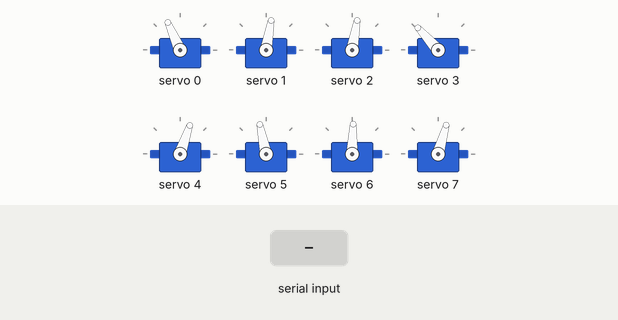
Recording of a sketch running on a simulated ESP32. On the bench: 8 × servo. The test bench sets the inputs (shaded band). What the sketch prints to the serial monitor is not drawn.

Above: at 12.2 s.
12.3 s: "2" received over Serial
At 12.77 s:
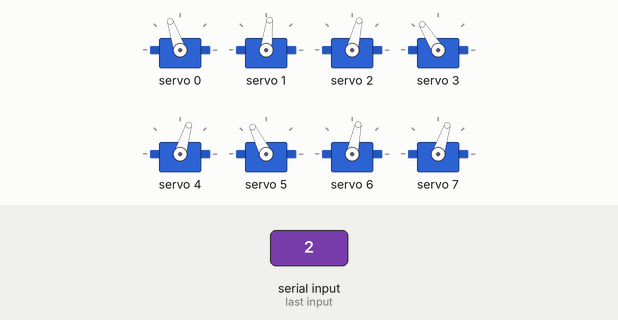
At 13.19 s:
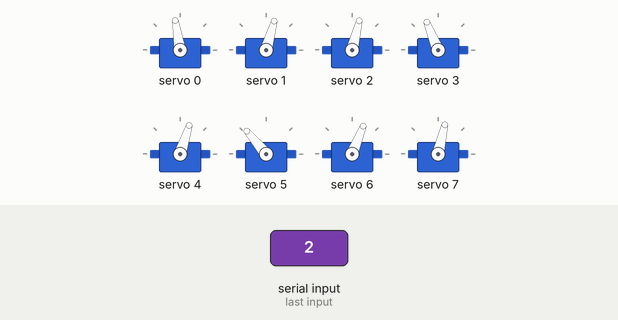
15.3 s: "1" received over Serial
18.3 s: "0" received over Serial
At 18.3 s:
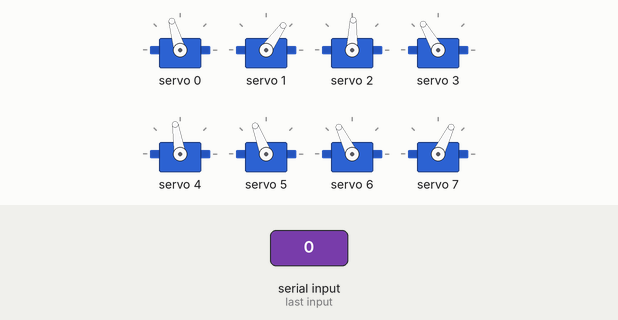
Timing chart, 0 to 21.3 s (numbered marks = the images above; inputs shaded):
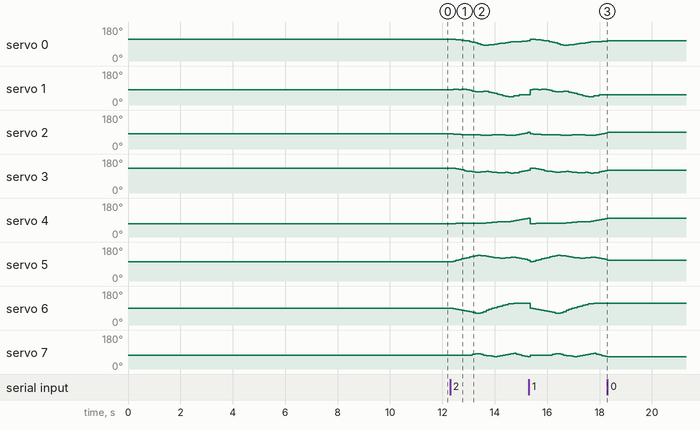

The sketch:

3D_SS_31.ino
```cpp
// HOW TO:
// ------------------------------
// Serial input = 2 -> Steps through gait sequence once and stops at the end.
// Serial input = 1 -> Steps through gait sequence in a loop.
// Serial input = 0 -> Stops infinite loop at the node where it is at that moment

//Gait template
#include <Wire.h>
#include <Adafruit_PWMServoDriver.h>

Adafruit_PWMServoDriver pca9685 = Adafruit_PWMServoDriver();

#define SERVO_FREQ 300
#define SER0 0 //Hip 1
#define SER1 1 //Knee 1
#define SER2 2 //Hip 2
#define SER3 3 //Knee 2
#define SER4 4 //Hip 3
#define SER5 5 //Knee 3
#define SER6 6 //Hip 4
#define SER7 7 //Knee 4


// Insert servo angles here:
// For 3D gaits, these angles are obtained from linearisation.py
// For 2D gaits, these angles are obtained from 2D_trajectory_reader.py
float SS_servo0[] = {-0.51171401, -0.49993748, -0.47026327, -0.44096888, -0.38808686, -0.34624653, -0.3070126 , -0.23088439, -0.13595798, -0.05817479,  0.04621614,  0.16362595,  0.24589119,  0.25747467,  0.20784978,  0.16711634,  0.12219967,  0.07533078,  0.0273456 , -0.02287987, -0.07339243, -0.12692253, -0.17858024, -0.21310471, -0.23049041, -0.2436698 , -0.25631732, -0.27291926, -0.30633458, -0.34531976, -0.37760393, -0.40913472, -0.4519298 , -0.48734177, -0.51238617, -0.52457266, -0.51846743, -0.51358055, -0.51059049, -0.51420725, -0.52272302, -0.52376686, -0.51976746, -0.51226402};
float SS_servo1[] = {0.17681871, 0.11460583, 0.09170655, 0.13116924, 0.10831753, 0.09374044, 0.154486  , 0.23660993, 0.32806931, 0.41010372, 0.44212866, 0.39706951, 0.35607909, 0.36033417, 0.46371112, 0.54743088, 0.63617836, 0.72524182, 0.81397774, 0.9019839 , 0.98201166, 1.03605664, 1.02317177, 0.97132136, 0.89768239, 0.840446  , 0.79632531, 0.76922017, 0.77283385, 0.77760873, 0.76562201, 0.74610745, 0.76399392, 0.79027263, 0.80386495, 0.79135013, 0.71032046, 0.62525281, 0.54511585, 0.48036843, 0.42976493, 0.36994427, 0.30097453, 0.21639757};
float SS_servo2[] = {-0.35076251, -0.38591963, -0.41315662, -0.42925029, -0.43738371, -0.44071693, -0.44142061, -0.44553188, -0.44752448, -0.45619665, -0.47291364, -0.4927327 , -0.51094557, -0.52420364, -0.49862455, -0.46983607, -0.45558107, -0.44725575, -0.45891991, -0.48499302, -0.51056488, -0.51308705, -0.52744127, -0.51456898, -0.46849032, -0.40211896, -0.32332215, -0.24711927, -0.16536702, -0.09215053, -0.01590923,  0.06132111,  0.14200473,  0.21868547,  0.26810438,  0.26427062,  0.1827378 ,  0.10361304,  0.02726716, -0.04730158, -0.12087813, -0.19416797, -0.26049209, -0.31989334};
float SS_servo3[] = {0.86828151, 0.86082244, 0.79473108, 0.71762425, 0.6339075 , 0.54923772, 0.47503262, 0.41961528, 0.37030268, 0.33231797, 0.32921484, 0.367766  , 0.41288029, 0.45416173, 0.4050976 , 0.34424659, 0.30423845, 0.27035358, 0.27109809, 0.29373983, 0.30561456, 0.2507651 , 0.19793656, 0.22219394, 0.29588024, 0.37171256, 0.45222202, 0.54562486, 0.56003521, 0.52317705, 0.47974466, 0.41919337, 0.36473352, 0.2967786 , 0.22667908, 0.20273331, 0.29347754, 0.38320708, 0.46956309, 0.55527611, 0.64118237, 0.7262366 , 0.79446293, 0.84236912};
float SS_servo4[] = { 5.25261413e-01,  5.24424733e-01,  5.18975641e-01,  5.11270000e-01,  5.05472395e-01,  5.00579916e-01,  5.00341582e-01,  5.06384747e-01,  5.16290005e-01,  5.23134099e-01,  5.20004143e-01,  5.07315098e-01,  4.84188809e-01,  4.51541954e-01,  4.30313390e-01,  3.99537195e-01,  3.74092862e-01,  3.47234014e-01,  3.21503999e-01,  3.03114171e-01,  3.00525536e-01,  2.96632885e-01,  2.54669464e-01,  2.14813734e-01,  1.41636923e-01,  6.79551109e-02,  5.04151387e-04, -6.52289414e-02, -1.34789526e-01, -2.10272703e-01, -2.88127349e-01, -3.71251152e-01, -4.04765934e-01, -3.36333433e-01, -2.11979862e-01, -6.04039604e-02,  3.69624575e-02,  1.20890593e-01,  1.98152430e-01,  2.62364256e-01,  3.34999559e-01,  4.19307773e-01,  4.89869708e-01,  5.20573847e-01};
float SS_servo5[] = {-0.37731848, -0.44153553, -0.54536577, -0.6350439 , -0.72326036, -0.81107334, -0.8962354 , -0.97869678, -1.058515  , -1.13677747, -1.1771854 , -1.15748051, -1.10881525, -1.03530566, -0.99351051, -0.93670684, -0.89588232, -0.85678762, -0.82337737, -0.81093928, -0.83946363, -0.8903663 , -0.91219459, -0.94550948, -0.90483607, -0.8290381 , -0.75414245, -0.67503361, -0.59319121, -0.51091105, -0.42873782, -0.34458213, -0.34983226, -0.41776347, -0.45549208, -0.48119693, -0.55607863, -0.6374075 , -0.70045331, -0.68628951, -0.61566124, -0.53255355, -0.4282161 , -0.35123131};
float SS_servo6[] = {-0.10370654, -0.12094141, -0.1766264 , -0.23689442, -0.28668648, -0.33978677, -0.38428272, -0.43961141, -0.50517789, -0.58196543, -0.60512114, -0.5310631 , -0.42204064, -0.2760854 , -0.16709525, -0.07038866,  0.01661336,  0.08745056,  0.16365939,  0.24723835,  0.33085243,  0.4124951 ,  0.4532656 ,  0.45901598,  0.4598202 ,  0.4653078 ,  0.47800165,  0.49400647,  0.50485443,  0.50767107,  0.50853851,  0.52385658,  0.51149524,  0.46777957,  0.41029029,  0.35442092,  0.29506338,  0.24278463,  0.18664623,  0.12815598,  0.07385349,  0.01681364, -0.04089244, -0.09603496};
float SS_servo7[] = {-0.3096837 , -0.34474162, -0.35156395, -0.34423182, -0.35343919, -0.34967608, -0.34832609, -0.30954348, -0.23770965, -0.14681666, -0.13920341, -0.23449743, -0.32552965, -0.39430856, -0.42898354, -0.47592105, -0.51335347, -0.48530509, -0.41610589, -0.33758221, -0.25736556, -0.20016314, -0.10550818, -0.1035675 , -0.20018249, -0.28647105, -0.37337634, -0.45932771, -0.54098247, -0.61860584, -0.6959595 , -0.80599573, -0.8555288 , -0.81070048, -0.73394309, -0.6650318 , -0.61633686, -0.58174718, -0.5373421 , -0.48507636, -0.43863081, -0.38603433, -0.33330681, -0.29066803};

int node=0;
int first=0;
int input=0;
int end_time=0;
int time_step=100000;
int steps = sizeof(SS_servo0)/sizeof(SS_servo0[0]);
int one_print = 0;

// -------------------Joint configurations-------------------
int servo0=0;
int servo0_deg=0;
int servo1=0;
int servo1_deg=0;
int servo2=0;
int servo2_deg=0;
int servo3=0;
int servo3_deg=0;
int servo4=0;
int servo4_deg=0;
int servo5=0;
int servo5_deg=0;
int servo6=0;
int servo6_deg=0;
int servo7=0;
int servo7_deg=0;

void setup() {
  Serial.begin(115200);
  pca9685.begin();

  pca9685.setOscillatorFrequency(27000000); //Value between 24MHz and 27MHz, tuned for this setup
  pca9685.setPWMFreq(SERVO_FREQ);
  delay (1000);

  servo0_deg=SS_servo0[0]/3.14159265*180;
  servo0=map(servo0_deg,-38,90,2200,1030);
  servo1_deg=SS_servo1[0]/3.14159265*180;
  servo1=map(servo1_deg,-90,90,2600,950);
  servo2_deg=SS_servo2[0]/3.14159265*180;
  servo2=map(servo2_deg,-38,90,1510,2730);
  servo3_deg=SS_servo3[0]/3.14159265*180;
  servo3=map(servo3_deg,-90,90,1100,2700);
  servo4_deg=SS_servo4[0]/3.14159265*180;
  servo4=map(servo4_deg,-90,38,2700,1500);
  servo5_deg=SS_servo5[0]/3.14159265*180;
  servo5=map(servo5_deg,-90,90,2600,930);
  servo6_deg=SS_servo6[0]/3.14159265*180;
  servo6=map(servo6_deg,-90,38,850,2250);
  servo7_deg=SS_servo7[0]/3.14159265*180;
  servo7=map(servo7_deg,-90,90,920,2620);

  pca9685.setPWM(SER0,0,servo0);
  pca9685.setPWM(SER1,0,servo1);
  pca9685.setPWM(SER2,0,servo2);
  pca9685.setPWM(SER3,0,servo3);
  pca9685.setPWM(SER4,0,servo4);
  pca9685.setPWM(SER5,0,servo5);
  pca9685.setPWM(SER6,0,servo6);
  pca9685.setPWM(SER7,0,servo7);

  Serial.print("Node:");
  Serial.println(node);
  Serial.print("servo0 -> rads:");
  Serial.print(SS_servo0[node]);
  Serial.print("        deg:");
  Serial.print(servo0_deg);
  Serial.print("        us:");
  Serial.println(servo0);
  Serial.print("servo1 -> rads:");
  Serial.print(SS_servo1[node]);
  Serial.print("        deg:");
  Serial.print(servo1_deg);
  Serial.print("        us:");
  Serial.println(servo1);
  Serial.print("servo2 -> rads:");
  Serial.print(SS_servo2[node]);
  Serial.print("        deg:");
  Serial.print(servo2_deg);
  Serial.print("        us:");
  Serial.println(servo2);
  Serial.print("servo3 -> rads:");
  Serial.print(SS_servo3[node]);
  Serial.print("        deg:");
  Serial.print(servo3_deg);
  Serial.print("        us:");
  Serial.println(servo3);
  Serial.print("servo4 -> rads:");
  Serial.print(SS_servo4[node]);
  Serial.print("        deg:");
  Serial.print(servo4_deg);
  Serial.print("        us:");
  Serial.println(servo4);
  Serial.print("servo5 -> rads:");
  Serial.print(SS_servo5[node]);
  Serial.print("        deg:");
  Serial.print(servo5_deg);
  Serial.print("        us:");
  Serial.println(servo5);
  Serial.print("servo6 -> rads:");
  Serial.print(SS_servo6[node]);
  Serial.print("        deg:");
  Serial.print(servo6_deg);
  Serial.print("        us:");
  Serial.println(servo6);
  Serial.print("servo7 -> rads:");
  Serial.print(SS_servo7[node]);
  Serial.print("        deg:");
  Serial.print(servo7_deg);
  Serial.print("        us:");
  Serial.println(servo7);

  Serial.println("10");
  delay(1000);
  Serial.println("9");
  delay(1000);
  Serial.println("8");
  delay(1000);
  Serial.println("7");
  delay(1000);
  Serial.println("6");
  delay(1000);
  Serial.println("5");
  delay(1000);
  Serial.println("4");
  delay(1000);
  Serial.println("3");
  delay(1000);
  Serial.println("2");
  delay(1000);
  Serial.println("1");
  delay(1000);

}

void loop()
{
  if(Serial.available()>0)
  {
    first=Serial.read();
    if(first=='2')
    {
      input=2;
      node=0;
      one_print=1;
    }
    if(first=='1')
    {
      input=1;
      node=0;
      one_print=1;
    }
    if(first=='0')
    {
      input=0;
    }
  }
  if(input==1 or input==2)
  {
      if(esp_timer_get_time()>=end_time)
      {
        servo0_deg=SS_servo0[node]/3.14159265*180;
        servo0=map(servo0_deg,-38,90,2200,1030);
        servo1_deg=SS_servo1[node]/3.14159265*180;
        servo1=map(servo1_deg,-90,90,2600,950);
        servo2_deg=SS_servo2[node]/3.14159265*180;
        servo2=map(servo2_deg,-38,90,1510,2730);
        servo3_deg=SS_servo3[node]/3.14159265*180;
        servo3=map(servo3_deg,-90,90,1100,2700);
        servo4_deg=SS_servo4[node]/3.14159265*180;
        servo4=map(servo4_deg,-90,38,2700,1500);
        servo5_deg=SS_servo5[node]/3.14159265*180;
        servo5=map(servo5_deg,-90,90,2600,930);
        servo6_deg=SS_servo6[node]/3.14159265*180;
        servo6=map(servo6_deg,-90,38,850,2250);
        servo7_deg=SS_servo7[node]/3.14159265*180;
        servo7=map(servo7_deg,-90,90,920,2620);

        pca9685.setPWM(SER0,0,servo0);
        pca9685.setPWM(SER1,0,servo1);
        pca9685.setPWM(SER2,0,servo2);
        pca9685.setPWM(SER3,0,servo3);
        pca9685.setPWM(SER4,0,servo4);
        pca9685.setPWM(SER5,0,servo5);
        pca9685.setPWM(SER6,0,servo6);
        pca9685.setPWM(SER7,0,servo7);

        node+=1;
        if(node>=steps and input==1)
        {
          Serial.print("Input:");
          Serial.println(input);
          node=0;
        }
        if(node>=steps and input==2)
        {
          Serial.print("Input:");
          Serial.println(input);
          input=0;
        }
         end_time=esp_timer_get_time()+time_step;
      }
   }

  if(input == 0)
  {
        pca9685.setPWM(SER0,0,servo0);
        pca9685.setPWM(SER1,0,servo1);
        pca9685.setPWM(SER2,0,servo2);
        pca9685.setPWM(SER3,0,servo3);
        pca9685.setPWM(SER4,0,servo4);
        pca9685.setPWM(SER5,0,servo5);
        pca9685.setPWM(SER6,0,servo6);
        pca9685.setPWM(SER7,0,servo7);

        if(one_print==1)
        {
          Serial.print("Input:");
          Serial.println(input);
          Serial.print("Node:");
          Serial.println(node);
          Serial.print("servo0 -> rads:");
          Serial.print(SS_servo0[node]);
          Serial.print("        deg:");
          Serial.print(servo0_deg);
          Serial.print("        us:");
          Serial.println(servo0);
          Serial.print("servo1 -> rads:");
          Serial.print(SS_servo1[node]);
          Serial.print("        deg:");
          Serial.print(servo1_deg);
          Serial.print("        us:");
          Serial.println(servo1);
          Serial.print("servo2 -> rads:");
          Serial.print(SS_servo2[node]);
          Serial.print("        deg:");
          Serial.print(servo2_deg);
          Serial.print("        us:");
          Serial.println(servo2);
          Serial.print("servo3 -> rads:");
          Serial.print(SS_servo3[node]);
          Serial.print("        deg:");
          Serial.print(servo3_deg);
          Serial.print("        us:");
          Serial.println(servo3);
          Serial.print("servo4 -> rads:");
          Serial.print(SS_servo4[node]);
          Serial.print("        deg:");
          Serial.print(servo4_deg);
          Serial.print("        us:");
          Serial.println(servo4);
          Serial.print("servo5 -> rads:");
          Serial.print(SS_servo5[node]);
          Serial.print("        deg:");
          Serial.print(servo5_deg);
          Serial.print("        us:");
          Serial.println(servo5);
          Serial.print("servo6 -> rads:");
          Serial.print(SS_servo6[node]);
          Serial.print("        deg:");
          Serial.print(servo6_deg);
          Serial.print("        us:");
          Serial.println(servo6);
          Serial.print("servo7 -> rads:");
          Serial.print(SS_servo7[node]);
          Serial.print("        deg:");
          Serial.print(servo7_deg);
          Serial.print("        us:");
          Serial.println(servo7);
          one_print=0;
        }

  }
}
```

Measured:
- after the input at 18.3 s, servo 0: stops changing and stays 106°; servo 1: stops changing and stays 55°; servo 2: stops changing and stays 88°; servo 3: stops changing and stays 120°; servo 4: stops changing and stays 99°
